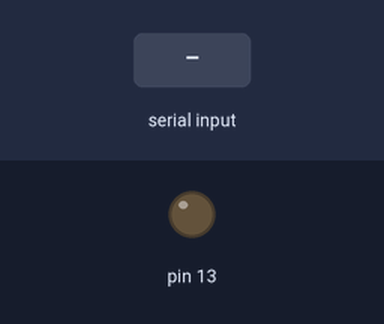
Recording of a sketch running on a simulated Arduino Uno, built with avr-gcc and run on an emulated ATmega328P. Parts: output pins drawn as LEDs (lit = HIGH). The test bench sets the inputs (shaded band). What the sketch prints to the serial monitor is not drawn.

Above: at 1.2 s.
1.3 s: "R,1\n" received over Serial
At 2.0 s:
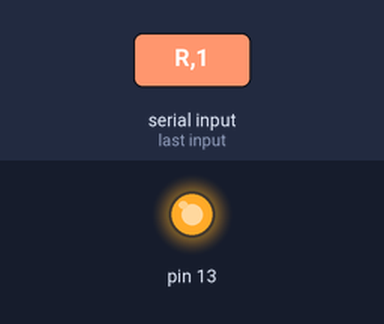
Timing chart, 0 to 4.3 s (numbered marks = the images above; inputs shaded):
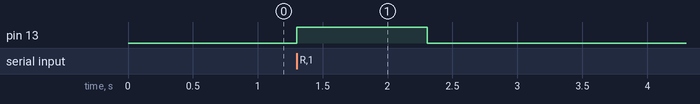

Measured:
- after the input at 1.3 s, pin 13: LOW → HIGH at once, → LOW 1.0 s later

The sketch:

DO_UART.ino
```cpp
#include <SoftwareSerial.h>

int BAUD_RATE = 9600;
String cmdData="";
String cmd[3]="";
boolean cmd_complete=false;
boolean cont_read_mode = false;
int read_rate =1;

void setup() {
  Serial.begin(BAUD_RATE);
  pinMode(13, OUTPUT);
  digitalWrite(13, LOW);
  cmdData.reserve(10);  // cmd's max-length = 10 bytes
  Serial.print("\r");
}

void Read(){
  char buf[20];
  sprintf(buf, "%d.%d\r", 15,56);
  Serial.print(buf);
}

void CRead(){
   int param = cmd[1].toInt();

   /* Disable cont mode */
   if( param ==0){
    cont_read_mode=false;
   }

   /* Enable cont mode */
   else if( param >0 && param <100){
    read_rate = 1000*param;
    cont_read_mode=true;
   }
}

void Cal(){
 /* Nothing to do~~ */

}

void parseCmd(){
  int digit = 0;
  int idx = 0 ;

  /* init */
  String sCopy = cmdData;
  cmd[0]=cmd[1]=cmd[2]="";

  /* parse */
  while(true)
  {
    idx = sCopy.indexOf(',');

    /* Invalid cmd*/
    if( digit==3)
      return;

    if(-1 != idx)
    {
      cmd[digit++] = sCopy.substring(0, idx);
      sCopy = sCopy.substring(idx+1);
     }

    else
    {
      cmd[digit] = sCopy;
      break;
    }
  }

  /* Perfomre this cmd */
  if( cmd[0].equals("R")){
     Read();
  }

  else if( cmd[0].equals("C")){
    CRead();
  }

  else if(cmd[0].equals("Cal")){
    Cal();
  }
}

void loop() {

  /* If cmdData is completed, send doData to Pi */
  if(cmd_complete){
    parseCmd();
    cmdData ="";
    cmd_complete = false;
    digitalWrite(13, LOW);
  }

  /* Receive cmd 1b by 1b */
  if( Serial.available()){
      digitalWrite(13, HIGH);
      cmdData = Serial.readStringUntil(13);
      cmd_complete=true;
  }

  /* continuous-reading */
  if( cont_read_mode ){
    Read();
  }
}  
```
